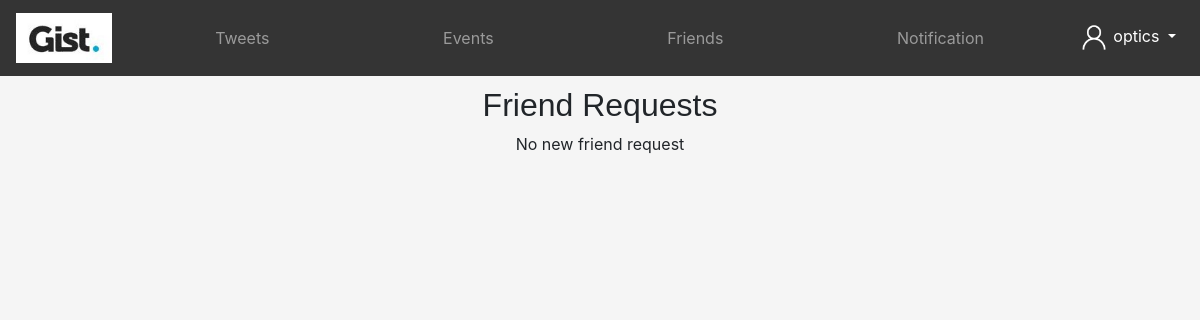
Page /notifications (signed in) on the earlier database version.
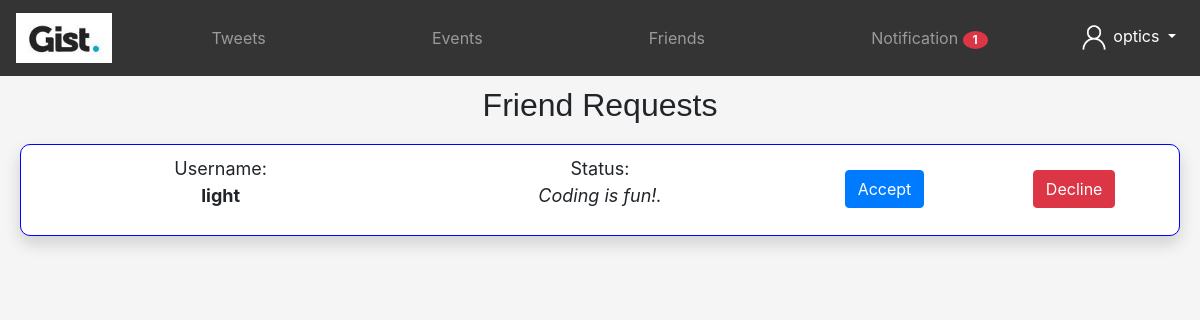
Same page on the later database version.
### tables this page shows
CREATE TABLE "frequest" (
	"fromUser"	TEXT,
	"toUser"	TEXT
);

CREATE TABLE "Users" (
	"username"	TEXT,
	"email"	TEXT COLLATE UTF16CI,
	"password"	TEXT,
	"id"	INTEGER,
	"status"	TEXT DEFAULT NULL,
	"numFriends"	NUMERIC DEFAULT 0,
	"numEvents"	INTEGER DEFAULT 0,
	"numTweets"	INTEGER DEFAULT 0,
	"friends"	TEXT DEFAULT NULL
);

### main.py (the view)
@app.route('/notifications')
def notifications():
    if 'id' in session:
        username = session['username']
        friendRequests = fetchFriendRequests(username)
        frndData = []
        for i in friendRequests:
            row = fetchUser(i[0])
            frndData.append(row)
        if(len(frndData) == 0):
            return render_template('notifications.html', msg = "No new friend request")
        return render_template('notifications.html', frndData = frndData, alert = len(friendRequests))

### pydb.py (called while the page is built)
def fetchUser(username):
    conn = sqlite3.connect('database.db')
    cur = conn.cursor()
    cur.execute("SELECT * FROM Users WHERE username = ?", (username,))
    row = cur.fetchall()
    conn.close()
    print(row)
    return row

def fetchFriendRequests(username):
    con = sqlite3.connect('database.db')
    cur = con.cursor()
    cur.execute("SELECT * FROM frequest WHERE toUser = ?", (username, ))
    row = cur.fetchall()
    con.close()
    return row

### templates/notifications.html (shortened to what this page needs)
<!DOCTYPE html>
<html lang="en">
<head>
    <link rel="stylesheet" href="https://cdn.jsdelivr.net/npm/bootstrap@4.5.3/dist/css/bootstrap.min.css">
</head>
<body style="background-color: whitesmoke;">
    <nav class="navbar navbar-expand-md navbar-dark bg-blak sticky-top" style="background-color: rgba(52, 52, 52) !important;">
        <a class="navbar-brand text-white" href="/home"><img src="../static/assets/img/gist.jpg" height="50px"></a>
        <div class="collapse navbar-collapse" id="navmenu">
            <ul class="navbar-nav mx-auto">
                <li class="nav-item">
                    <a href="/tweets" class="nav-link">
                        <center>
                            Tweets
                        </center>
                    </a>
                </li>
            </ul>
            <ul class="navbar-nav mx-auto">
                <li class="nav-item">
                    <a href="/events" class="nav-link">
                        <center>
                            Events
                        </center>
                    </a>
            </ul>
            <ul class="navbar-nav mx-auto">
              <li class="nav-item">
                  <a href="/friends" class="nav-link">
                      <center>
                          Friends
                      </center>
                  </a>
              </li>
          </ul>
            <ul class="navbar-nav mx-auto">
              <li class="nav-item">
                  <a href="/notifications" class="nav-link">
                      <center>
                          Notification {% if alert %}<span style="border-radius: 50%; width: 25px;" class="badge badge-danger">{{alert}}</span>{% endif %}
                      </center>
                  </a>
              </li>
          </ul>
            <ul class="navbar-nav">
                <li class="nav-item dropdown text-center">
                    <a class="nav-link dropdown-toggle text-white" href="#" id="navbarDropdown" role="button" data-toggle="dropdown" aria-haspopup="true" aria-expanded="false">
                        <img src="../static/assets/img/person.png" height="30px" width="30px">
                        {{session['username']}}
                    </a>
                </li>
            </ul>
        </div>
    </nav>
      <h2 style="text-align: center; margin-top: 10px; font-family: sans-serif;">Friend Requests</h2>
      {% if msg %}
            <p style="text-align: center;">{{msg}}</p>
      {% endif %}
      {% for fnd in frndData %}
        {% for data in fnd %}
            <div class="shadow row text-center" style="background-color: white; margin: 20px; padding: 10px; border-radius: 10px; border: 1px solid blue;">
                <div class="col-sm-4">
                    <p style="font-size: large;">Username: <br><b>{{data[0]}}</b></p>
                </div>
                <div class="col-sm-4">
                    <p style="font-size: large;">Status: <br><i>{{data[4]}}</i></p>
                </div>
                <div class="col-sm-2">
                    <form action="/accept" method="POST">
                        <button class="btn btn-primary" style="align-content: center; margin-top: 15px;" type="submit">Accept</button>
                    </form>
                </div>
                <div class="col-sm-2">
                    <form action="/decline" method="POST">
                        <button class="btn btn-danger" style="align-content: center; margin-top: 15px;" type="submit">Decline</button>
                    </form>
                </div>
            </div>
        {% endfor %}
    {% endfor %}
</body>
</html>

Differences in the rows shown:
added frequest: username "optics"
now on this page (row edited): Users: username "light", status "Coding is fun!."
Other differences:
{{ alert }}: (not shown) → "1"
{{ session['username'] }}: "optics" → (not shown)
{{ msg }}: "No new friend request" → (not shown)
